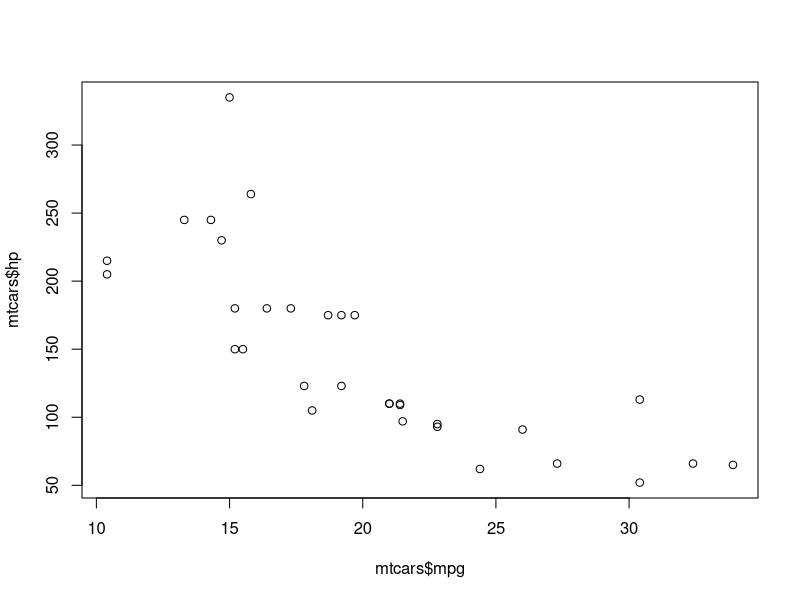
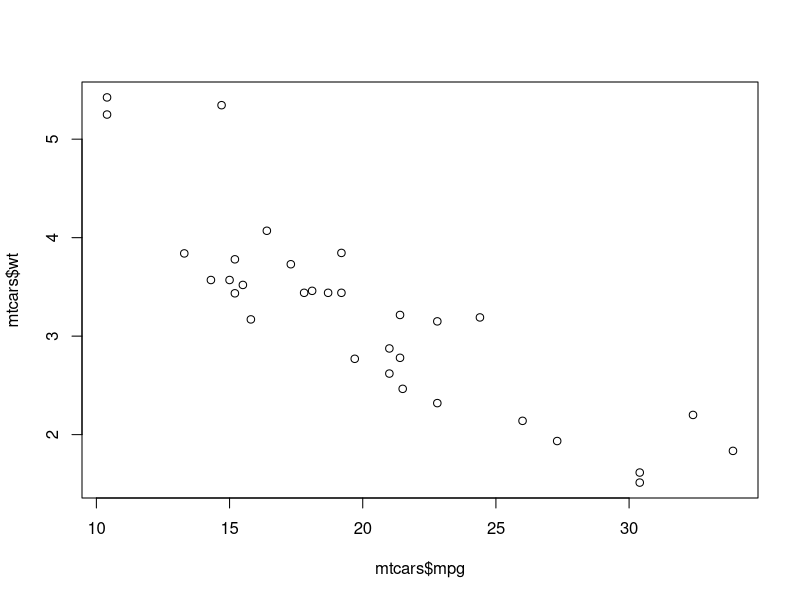
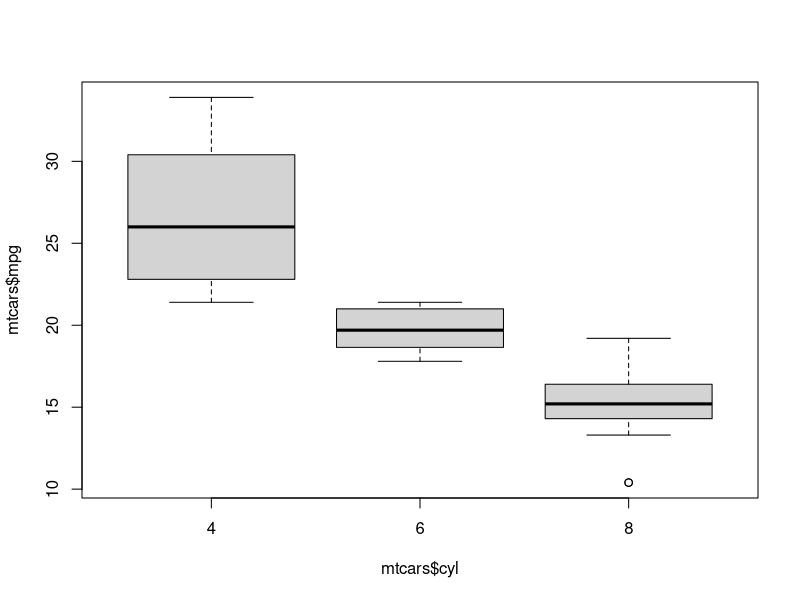
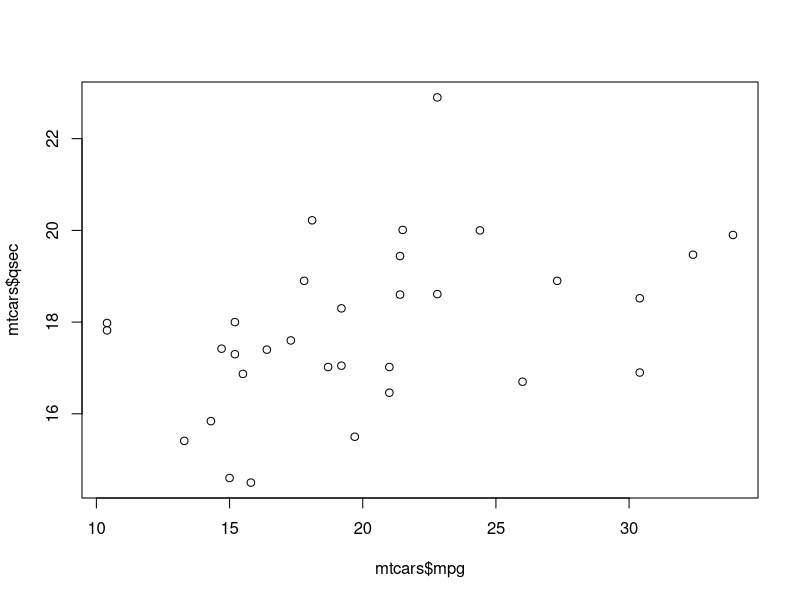

Reproduce these figures in R, in order.
#' # This is a level 1 title
#'Very simple example
#'Here I just added a ' after the comments

mtcars

plot(mtcars$mpg,mtcars$hp)
#'The more mile per gallons, the lower the horse power !
#'Does heavier car consume more ?
plot(mtcars$mpg,mtcars$wt)
#' ## This is a level 2 title

#'It looks like it also

#'What about number of cylinders ?
mtcars$cyl=factor(mtcars$cyl)
boxplot(mtcars$mpg~mtcars$cyl)

#'and finally time to do a quarter mile
#' ### This is a failed level 3 title
#'
#' ### This is a level 3 title (note the empty comment line before)
#' Some other comments
plot(mtcars$mpg,mtcars$qsec)

#'it is less clear but ok

#'can we predict mpg with other variables ?

summary(lm(mpg~cyl+hp+qsec+wt,data=mtcars))

#'We have a nice model, with 85% variance explained.

#rmarkdown::render('Ex3.R',encoding="UTF-8")
#NB: run this line (without the #, file must be savec and in the current directory)